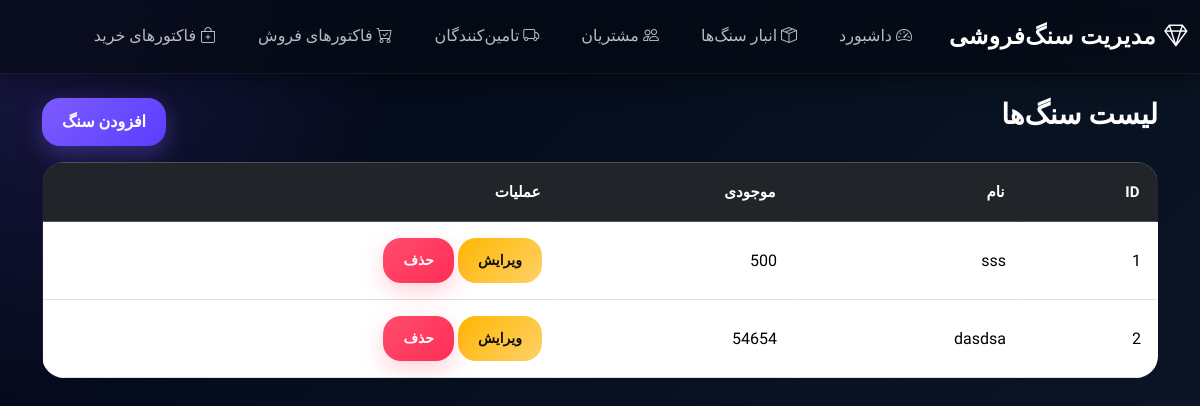
Page /stones/ on the earlier database version.
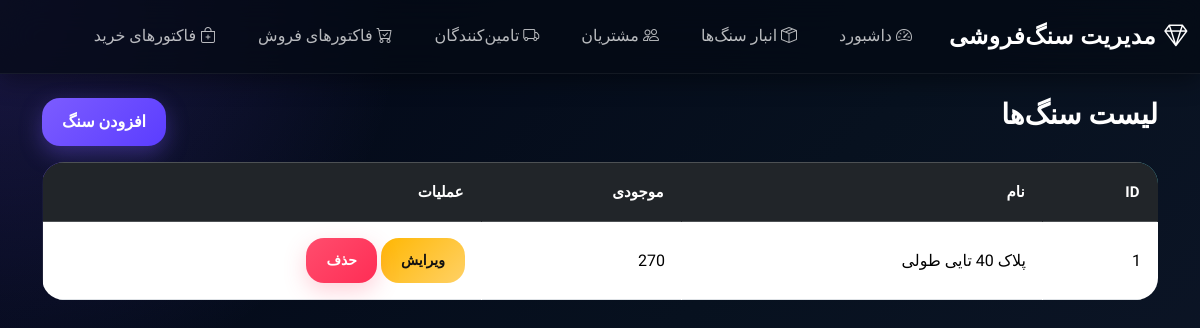
Same page on the later database version.
### core/models.py (models this page shows, shortened)
class Stone(models.Model):
    name = models.CharField(max_length=100)
    stone_type = models.ForeignKey(StoneType, on_delete=models.CASCADE)
    color = models.CharField(max_length=50)
    size = models.CharField(max_length=50)
    unit = models.ForeignKey(Unit, on_delete=models.SET_NULL, null=True)
    purchase_price = models.DecimalField(max_digits=12, decimal_places=2)
    sale_price = models.DecimalField(max_digits=12, decimal_places=2)
    stock = models.PositiveIntegerField(default=0)
    description = models.TextField(blank=True, null=True)
    created_at = models.DateTimeField(auto_now_add=True)

### core/views.py (the view)
# urls.py: path('stones/', stone_list, name='stone_list'),
def stone_list(request):
    stones = Stone.objects.all()
    return render(request, 'core/stone_list.html', {'stones': stones})

### core/templates/core/stone_list.html (shortened to what this page needs)
{% extends 'core/base.html' %}
{% block content %}
<div class="d-flex justify-content-between mb-3">
    <h3>لیست سنگ‌ها</h3>
    <a href="{% url 'add_stone' %}" class="btn btn-primary">
        افزودن سنگ
    </a>
</div>
<table class="table table-bordered table-hover">
    <thead class="table-dark">
        <tr>
            <th>ID</th>
            <th>نام</th>
            <th>موجودی</th>
            <th>عملیات</th>
        </tr>
    </thead>
    <tbody>
        {% for stone in stones %}
        <tr>
            <td>{{ stone.id }}</td>
            <td>{{ stone.name }}</td>
            <td>{{ stone.stock }}</td>
            <td>
                <a href="{% url 'edit_stone' stone.id %}" class="btn btn-warning btn-sm">
                    ویرایش
                </a>
                <a href="{% url 'delete_stone' stone.id %}" class="btn btn-danger btn-sm">
                    حذف
                </a>
            </td>
        </tr>
        {% endfor %}
    </tbody>
</table>
{% endblock %}

Differences in the rows shown:
removed Stone: id "2", name "dasdsa", stock "54654"
changed Stone id 1: name "sss" → "پلاک 40 تایی طولی"; stock "500" → "270"
